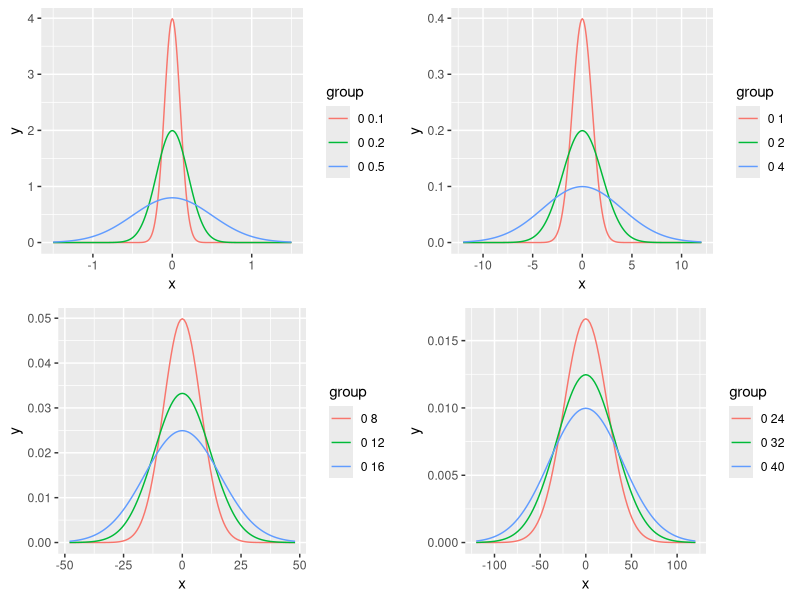
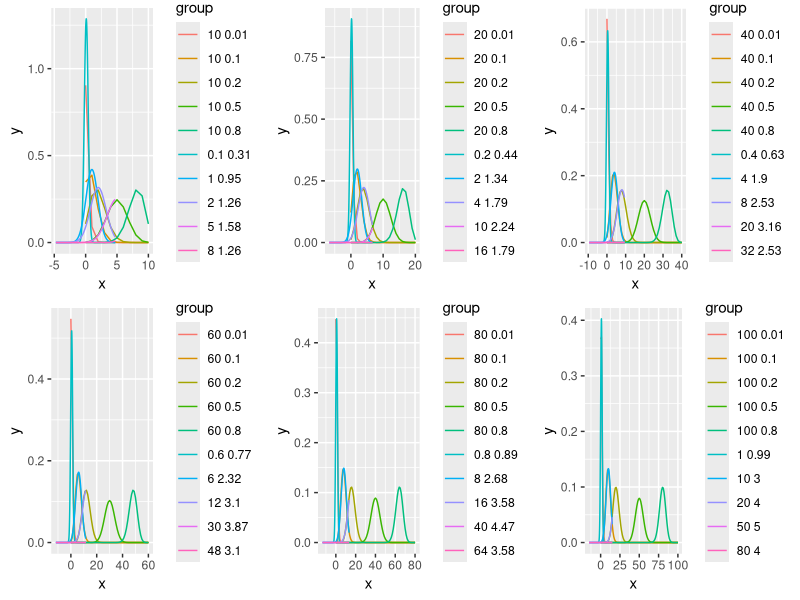
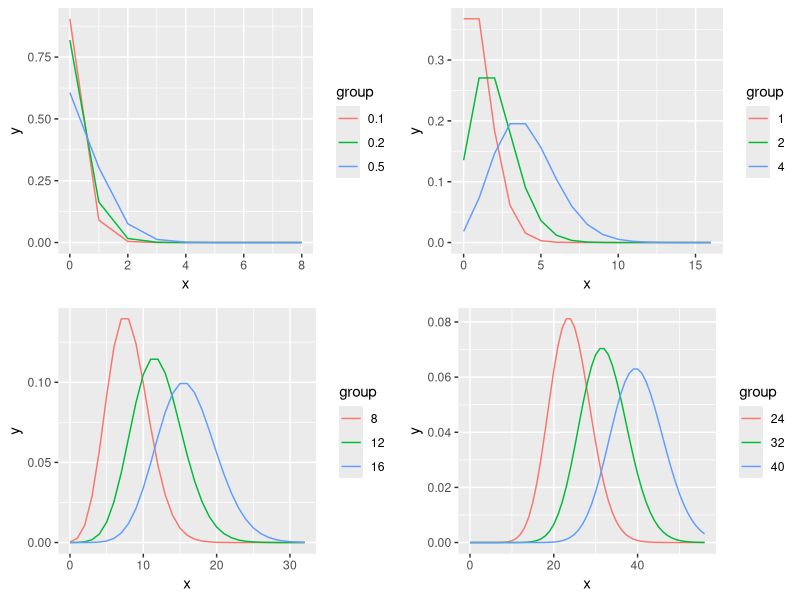

Write the R code that produced these figures, in order.
library(dplyr)
library(ggplot2)
library(grid)

#-----------------------------------------------------
#画出各个分布的图，体会各个参数对图形的影响
#-----------------------------------------------------

library(reshape)
vplayout <- function(x,y){
  viewport(layout.pos.row = x, layout.pos.col = y)
}

showPlot <- function(data) {
  p <- ggplot(data, aes(x, y, group = group, colour=group))
  p + geom_line()
}

showPlots<- function(m, n, params, fun) {
  grid.newpage()  ##新建页面
  pushViewport(viewport(layout = grid.layout(m, n)))  
  len <- nrow(params)/m/n
  g <- lapply(1:m, function(i) {
    lapply(1:n, function(j,i) {
      oneParms <- params[((i-1)*n*len+(j-1)*len+1):((i-1)*n*len+j*len),]
      oneData <- fun(oneParms)
      onePlot <- showPlot(oneData)
      print(onePlot, vp = vplayout(i, j))
    },i=i)
  }) 
}

#正态分布
#从图上可以看出，方差越小，图形越凸
getNormDensity <- function(params) {
  sigmas <- params$sigma
  x <- seq(-max(sigmas)*3, max(sigmas)*3, min(sigmas)/10)
  d <- cbind(x, apply(params, 1, function(param) dnorm(x, param["mu"], param["sigma"])))
  colnames(d) <- c("x", paste(params$mu, params$sigma))
  d <- as.data.frame(d)
  data <- melt(d, id=c('x'))
  names(data) <- c("x", "group", "y")
  data
}

params <- data.frame(mu=rep(0, 12), sigma=c(0.1, 0.2, 0.5, 1, 2, 4, 8, 12, 16, 24, 32, 40))
showPlots(m=2, n=2, params=params, fun=getNormDensity)

#二项分布比较好理解
getBinomDensity <- function(params) {
  d.names <- apply(params, 1, function(x) paste(x["size"], x["prob"]))
  x <- 0:max(params["size"])
  d <- cbind(x, apply(params, 1, function(param) dbinom(x, param["size"], param["prob"])))
  colnames(d) <- c("x", d.names)
  d <- as.data.frame(d)
  data <- melt(d, id=c('x'))
  names(data) <- c("x", "group", "y")
  params.norm <- data.frame(mu=params$size * params$prob, sigma=round(sqrt(params$size * params$prob * (1-params$prob)),2))
  data.norm <- getNormDensity(params.norm)  
  rbind(data, data.norm)
}

getBinomParams <- function() {
  prob <- c(0.01, 0.1, 0.2, 0.5, 0.8)
  n <- c(10, 20, 40, 60, 80, 100)  #, 50, 100, 500, 2000, 5000
  params <- sapply(n, function(p) prob)
  colnames(params)=n
  params <- melt(params)
  params <- params[,c(2,3)]
  colnames(params) <- c("size", "prob")
  params
}

params <- getBinomParams()
showPlots(m=2, n=3, params=params, fun=getBinomDensity)


#二项分布，当n很小，p很大的时候, 近似于正态分布。这又如何理解


#泊松分布可以理解为二项分布的一种应用， Lambda/n = p, p是两项分布的一个概率
getPoisDensity <- function(lambdas) {
  sigmas <- ceiling(sqrt(lambdas))
  x <- seq(0, max(sigmas)*8, 1)
  d <- cbind(x, sapply(lambdas, function(lambda) dpois(x, lambda)))
  colnames(d) <- c("x", lambdas)
  print(lambdas)
  d <- as.data.frame(d)
  data <- melt(d, id=c('x'))
  names(data) <- c("x", "group", "y")
  data
}

params <- data.frame(sigma=c(0.1, 0.2, 0.5, 1, 2, 4, 8, 12, 16, 24, 32, 40))
showPlots(m=2, n=2, params=params, fun=getPoisDensity)
